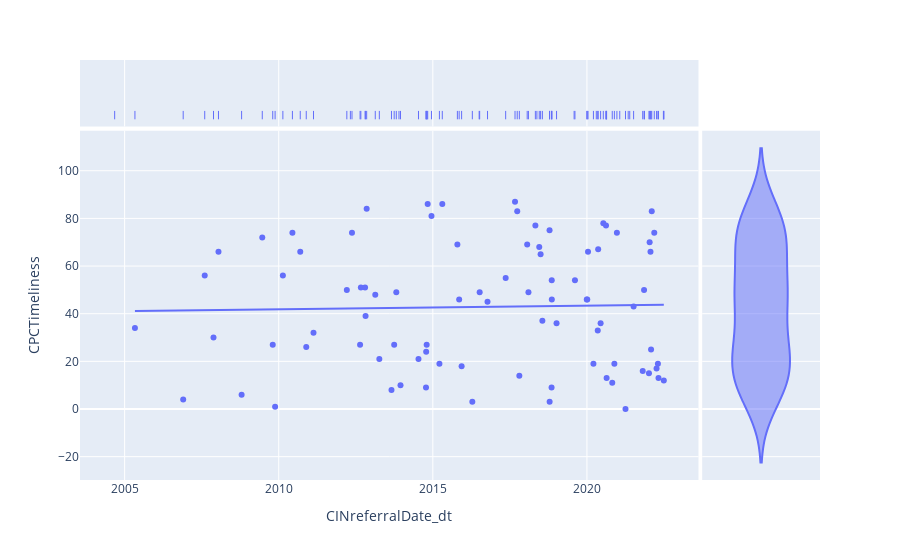

Notebook cell for this chart:
### Code cell
marginal_scatter = px.scatter(cin,
                              x='CINreferralDate_dt',
                              y='CPCTimeliness',
                              marginal_y='violin',
                              marginal_x='rug',
                              trendline='ols')

marginal_scatter.show()
